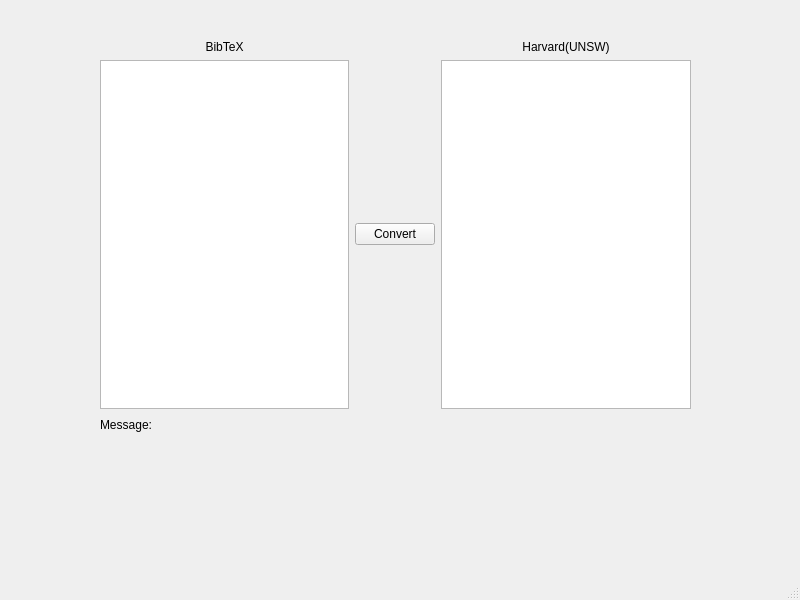
<?xml version="1.0" encoding="UTF-8"?>
<ui version="4.0">
 <class>MainWindow</class>
 <widget class="QMainWindow" name="MainWindow">
  <property name="geometry">
   <rect>
    <x>0</x>
    <y>0</y>
    <width>800</width>
    <height>600</height>
   </rect>
  </property>
  <property name="windowTitle">
   <string>MainWindow</string>
  </property>
  <widget class="QWidget" name="centralwidget">
   <widget class="QWidget" name="gridLayoutWidget">
    <property name="geometry">
     <rect>
      <x>100</x>
      <y>40</y>
      <width>591</width>
      <height>481</height>
     </rect>
    </property>
    <layout class="QGridLayout" name="gridLayout">
     <item row="3" column="0" colspan="3">
      <widget class="QLabel" name="msg">
       <property name="minimumSize">
        <size>
         <width>0</width>
         <height>80</height>
        </size>
       </property>
       <property name="text">
        <string/>
       </property>
      </widget>
     </item>
     <item row="1" column="2">
      <widget class="QTextEdit" name="harvardTextBox"/>
     </item>
     <item row="1" column="0">
      <widget class="QTextEdit" name="bibTexBox"/>
     </item>
     <item row="1" column="1">
      <widget class="QPushButton" name="convert">
       <property name="text">
        <string>Convert</string>
       </property>
      </widget>
     </item>
     <item row="2" column="1">
      <spacer name="horizontalSpacer">
       <property name="orientation">
        <enum>Qt::Orientation::Horizontal</enum>
       </property>
       <property name="sizeHint" stdset="0">
        <size>
         <width>40</width>
         <height>20</height>
        </size>
       </property>
      </spacer>
     </item>
     <item row="0" column="0">
      <widget class="QLabel" name="label_2">
       <property name="text">
        <string>BibTeX</string>
       </property>
       <property name="alignment">
        <set>Qt::AlignmentFlag::AlignCenter</set>
       </property>
      </widget>
     </item>
     <item row="0" column="2">
      <widget class="QLabel" name="label_3">
       <property name="text">
        <string>Harvard(UNSW)</string>
       </property>
       <property name="alignment">
        <set>Qt::AlignmentFlag::AlignCenter</set>
       </property>
      </widget>
     </item>
     <item row="2" column="0">
      <widget class="QLabel" name="label_4">
       <property name="text">
        <string>Message:</string>
       </property>
      </widget>
     </item>
    </layout>
   </widget>
  </widget>
  <widget class="QMenuBar" name="menubar">
   <property name="geometry">
    <rect>
     <x>0</x>
     <y>0</y>
     <width>800</width>
     <height>22</height>
    </rect>
   </property>
  </widget>
  <widget class="QStatusBar" name="statusbar"/>
 </widget>
 <resources/>
 <connections/>
</ui>
